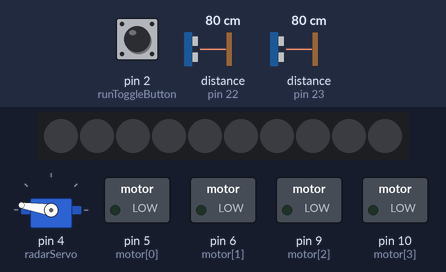
Bench run of a sketch on a simulated Arduino Uno, built with avr-gcc and run on an emulated ATmega328P. On the bench: servo, 10 RGB LEDs in strip order, left to right, switched loads named in the sketch (green lamp = pin HIGH). Inputs (shaded band) come from the test bench; at power-on: pin 2 (runToggleButton) HIGH, distance to the obstacle (sensors on pin 22, pin 23) 80 cm. What the sketch prints to the serial monitor is not drawn.

Above: at 5.6 s.
5.7 s: pin 2 (runToggleButton) pulled LOW for 3.2 s
At 13.0 s:
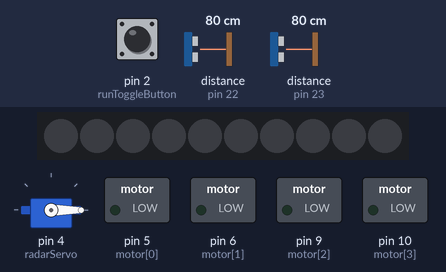
15.1 s: pin 2 (runToggleButton) driven LOW
At 15.16 s:
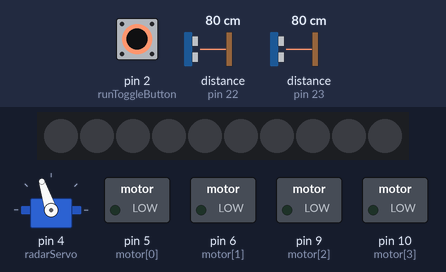
17.9 s: pin 2 (runToggleButton) driven HIGH
At 18.71 s:
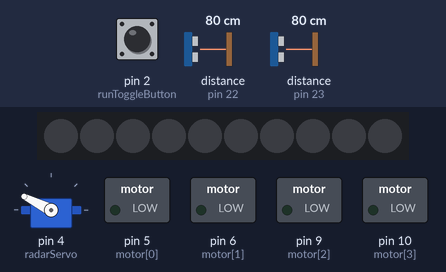
Timing chart, 0 to 20.4 s (numbered marks = the images above; inputs shaded):
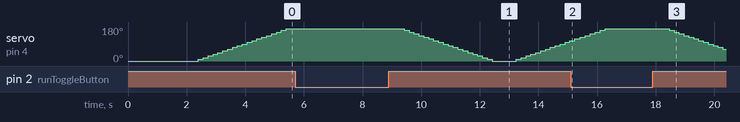

The sketch:

marko.ino
```cpp
/*
 * At servo start (0) position, first sensor direction is 0 degrees.
 * This should be opposite of motor 0 push direction.
 *
 * Choice between ultrasonic sensors or VL53L0X lidar can be made by
 * commenting line 15.
 *
 * Pin connections are in files layoutUltasonic.h or layoutVL53L0X.h respectively.
*/


#define DEBUG /*Comment this line out in production then all DP Serial instructions are ignored.*/
#include "DebugUtils.h"/*Leave this in, otherwise you get errors.*/

//#define PING //Keep this when using ultrasound distance sensors.
             //Comment out if using VL53L0X micro-lidar. VL53L0X does not work with Atmega328.

#include <Servo.h>

#include "LPD8806.h"
#include "SPI.h"

#ifdef PING

  #include <NewPing.h>
  #include "layoutUltrasonic.h"

#else

  #include <Wire.h>
  #include <VL53L0X.h>
  #include "layoutVL53L0X.h"

#endif

/*** Library object initializations. ***/

Servo sweeper;

LPD8806 lights = LPD8806(10, rgbData, rgbClock);

/*** Settings ***/

const int fullPWM = 255;
const int servoZero = 0; //degrees at which the servo does not damage itself
const int halfSector = 7; //Half of the sector width (out of 40 directions)
//to use when deciding new frontDirection. 7*2+1=15 directions makes it 135 degrees.


/*** Other variables. ***/
boolean haltMotors = true;
int PWMs[4];
float motorPWMcoef[] = {1, 1, 1, 1};

unsigned long interruptTime; //for debouncing drive/stall mode button
unsigned long lastInterruptTime = 0; //for debouncing drive/stall mode button

int distances[40];//40 directions to measure makes each one 9 degrees wide
int frontDirection = 0; //direction sector (0-39)
int lastFrontDirection = 0;
bool scanDirection = 1;


void setup() {

  sweeper.attach(radarServo);

  sweeper.write(servoZero);
  delay(500);

  /*Motors.*/
  for (int i=0; i<4; i++) {
    pinMode(motor[i], OUTPUT);
  }

  pinMode(runToggleButton, INPUT_PULLUP);
  attachInterrupt(digitalPinToInterrupt(runToggleButton), toggleRunning, LOW);

  #ifdef DEBUG
    Serial.begin(9600);
    DPL("Start");
  #endif

  #ifndef PING
    lidarInit();
  #endif

  lights.begin();
  lights.show();

  readMotorCoefPots();

}

void loop() {

  //Move servo to 20 different positions and take 2 opposite direction measurements in each.
  if (scanDirection == 1) {
    for (int i=0; i<20; i++) {
      sweeper.write(servoZero + i*9);
      delay(100);
      takeAMeasurement(i);
    }
  }
  else {
    for (int i=19; i>=0; i--) {
      sweeper.write(servoZero + i*9);
      delay(100);
      takeAMeasurement(i);
    }
  }

  scanDirection = !scanDirection;

  DPL("Measurements:");
  for (int i=0; i<40; i++) {
    DP(i);
    DP("\t");
  }
  DPL();
  for (int i=0; i<40; i++) {
    DP(distances[i]);
    DP("\t");
  }
  DPL();

  /*Find largest distances in set sectorwidth close to last front and back.*/
  lastFrontDirection = frontDirection;
  int maxDistance = distances[lastFrontDirection];
  for (int i=1; i<halfSector; i++) {
    byte index1 = lastFrontDirection - i;
    if (index1 < 0) {
      index1 = 40 + index1;
    }
    byte index2 = lastFrontDirection + i;
    if (index2 > 39) {
      index2 = index2 - 40;
    }
    if (distances[index1] > maxDistance) {
      maxDistance = distances[index1];
      frontDirection = index1;
    }
    if (distances[index2] > maxDistance) {
      maxDistance = distances[index2];
      frontDirection = index2;
    }
  }

  DP("Front direction in degrees is: ");
  DPL(frontDirection*9);

  showDirectionLights();

  /*Run motors if allowed.*/
  if (!haltMotors) {
    runMotors(frontDirection);
  }
  else {
    stopMotors();
  }
}


void toggleRunning() {
  interruptTime = millis();
  if (interruptTime - lastInterruptTime > 200) {
    haltMotors = !haltMotors;
  }
  lastInterruptTime = interruptTime;
}

void takeAMeasurement(int i) {

  #ifdef PING

      distances[i] = firstSonar.ping_cm();
      distances[20 + i] = secondSonar.ping_cm();

    #else

      int dist = sensor1.readRangeSingleMillimeters();
      if (!sensor1.timeoutOccurred()) {
        distances[i] = dist / 10;
      } else {
        distances[i] = 0;
        DPL("Lidar 1 failure.");
      }
      dist = sensor2.readRangeSingleMillimeters();
      if (!sensor2.timeoutOccurred()) {
        distances[20 + i] = dist / 10;
      } else {
        distances[20 + i] = 0;
        DPL("Lidar 2 failure.");
      }

    #endif
}


void readMotorCoefPots() {
  for (int i=0; i<4; i++) {
    motorPWMcoef[i] = map( analogRead(motorCoefPot[i]), 0, 1023, 0.5, 1.0 );
    DP("motorPWMcoef[");
    DP(i);
    DP("] = ");
    DP(motorPWMcoef[i]);
    DP("\t\t");
    delay(50);
  }
  DPL("");

}
```

DebugUtils.h
```cpp
/**
 * Serial debugging functions.
 *
 * DP means Serial.print(), DPL means Serial.println()
 * but only if DEBUG is defined.
 * Based on http://forum.arduino.cc/index.php?PHPSESSID=t751ftglgpibikp8fa2h70o8s4&topic=46900.msg338653#msg338653
 */

#ifdef DEBUG

  #define DP(str) \
if (Serial) {\
    Serial.print(str); \
    Serial.print(" "); \
}
  #define DPL(str) \
if (Serial) {\
    Serial.println(str);\
}
#else
  #define DP(str)
  #define DPL(str)
#endif
```

layoutVL53L0X.h
```cpp
/*Include this file if using
 * VL53L0X micro LIDAR sensors. */

/*** Pin connections ***/

const int radarServo = 4;

const int motor[] = {5, 6, 9, 10};

const int runToggleButton = 2;

byte sensor1pin = 8;
byte sensor2pin = 7;
byte sensor1addr = 22;
byte sensor2addr = 23;
unsigned int sensorTimeout = 500;

const int motorCoefPot[] = {A0, A1, A2, A3};

const int rgbData = 1;
const int rgbClock = 3;


/*** Library object initializations. ***/

VL53L0X sensor1;
VL53L0X sensor2;


/*Function for setting Lidar SPI addresses*/

void lidarInit() {

  pinMode(sensor1pin, OUTPUT);
  pinMode(sensor2pin, OUTPUT);
  digitalWrite(sensor1pin, LOW);
  digitalWrite(sensor2pin, LOW);

  delay(500);
  Wire.begin();
  delay(500);

  pinMode(sensor1pin, INPUT);
  delay(150);
  sensor1.init(true);
  delay(100);
  sensor1.setAddress(sensor1addr);

  pinMode(sensor2pin, INPUT);
  delay(150);
  sensor2.init(true);
  delay(100);
  sensor2.setAddress(sensor2addr);

  DPL("Lidar addresses set");

  #ifdef DEBUG
    DPL("Testing lidar devices");
    Wire.beginTransmission(sensor1addr);
    if (Wire.endTransmission () == 0) {
      DPL("Sensor1 OK");
    }
    else {
      DPL("Sensor1 not responding.");
    }
    Wire.beginTransmission (sensor2addr);
    if (Wire.endTransmission () == 0) {
      DPL("Sensor2 OK");
    }
    else {
      DPL("Sensor2 not responding.");
    }
  #endif

  sensor1.init();
  sensor1.setTimeout(sensorTimeout);
  delay(10);
  sensor2.init();
  sensor2.setTimeout(sensorTimeout);

}
```

motors.ino
```cpp
void runMotors(int frontDirection) {
  /**
   * @param frontDirection - sector number 0-39
   */

  int sector = int(frontDirection/90);//divide possible directions into 4 (90 degree) sectors
  int frontDirectionDeg = frontDirection * 9;

  DP("frontDirection = ");
  DPL(frontDirection);
  DP("sector = ");
  DPL(sector);

  switch (sector) {
    case 0:
      PWMs[0] = fullPWM * cos(0.0174532925 * frontDirectionDeg);
      PWMs[1] = fullPWM * cos(0.0174532925 * (90 - frontDirectionDeg));
      PWMs[2] = 0;
      PWMs[3] = 0;
      break;

    case 1:
      PWMs[0] = 0;
      PWMs[1] = fullPWM * cos(0.0174532925 * (frontDirectionDeg - 90));
      PWMs[2] = fullPWM * cos(0.0174532925 * (180 - frontDirectionDeg));
      PWMs[3] = 0;
      break;

    case 2:
      PWMs[0] = 0;
      PWMs[1] = 0;
      PWMs[2] = fullPWM * cos(0.0174532925 * (frontDirectionDeg - 180));
      PWMs[3] = fullPWM * cos(0.0174532925 * (270 - frontDirectionDeg));
      break;

    case 3:
      PWMs[0] = fullPWM * cos(0.0174532925 * (360 - frontDirectionDeg));
      PWMs[1] = 0;
      PWMs[2] = 0;
      PWMs[3] = fullPWM * cos(0.0174532925 * (frontDirectionDeg - 270));
      break;
  }

  DPL("Motor PWMs\t\t0\t1\t2\t3");
  DP( "         \t\t");
  for (int j=0; j<4; j++) {
    DP(PWMs[j]);
    DP("\t");
  }
  DPL("");

  analogWrite(motor[0], (int) (PWMs[0]*motorPWMcoef[0]));
  analogWrite(motor[1], (int) (PWMs[1]*motorPWMcoef[1]));
  analogWrite(motor[2], (int) (PWMs[2]*motorPWMcoef[2]));
  analogWrite(motor[3], (int) (PWMs[3]*motorPWMcoef[3]));
}

void stopMotors() {
  analogWrite(motor[0], 0);
  analogWrite(motor[1], 0);
  analogWrite(motor[2], 0);
  analogWrite(motor[3], 0);
}
```

signalLights.ino
```cpp
/**
 * RGB LED stip with 10 pixels in circle is mounted on the raft.
 * Pixel closest to front direction is lit with white color.
 * Back direction is dark.
 * On the right side red color is fading from bright (close to front) to dark (at the back).
 * On the left side green color is fading from bright (close to front) to dark (at the back).
 * Library: https://github.com/adafruit/LPD8806
 */
void showDirectionLights() {

  float frontLedFloat = frontDirection / 4.0;
  int frontLedIndex = (int) (frontLedFloat + 0.5);
  float backLedIndex = frontLedIndex + 5;
  if (backLedIndex > 9) backLedIndex -= 10;

  lights.setPixelColor(frontLedIndex, lights.Color(255, 255, 255));
  lights.setPixelColor(backLedIndex, 0);
  //Green is clockwise from front - the ascending indexes make decreasing brightness.
  for (int i=0; i<4; i++) {
    int index = frontLedIndex + 1 + i;
    if (index > 9) index -= 10;
    int brightness = ((4-i) * 64) - 1;
    lights.setPixelColor(index, lights.Color(0, brightness, 0));
  }
  //Red is counterclockwise from front - the descending indexes make decreasing brightness.
  for (int i=0; i<4; i++) {
    int index = frontLedIndex - 1 - i;
    if (index < 0) index += 10;
    int brightness = ((4-i) * 64) - 1;
    lights.setPixelColor(index, lights.Color(brightness, 0, 0));
  }

}
```

Measured:
- after the input at 17.9 s, servo on pin 4 (radarServo): moves from 171° to 63° over 1.8 s, starting after 0.56 s
